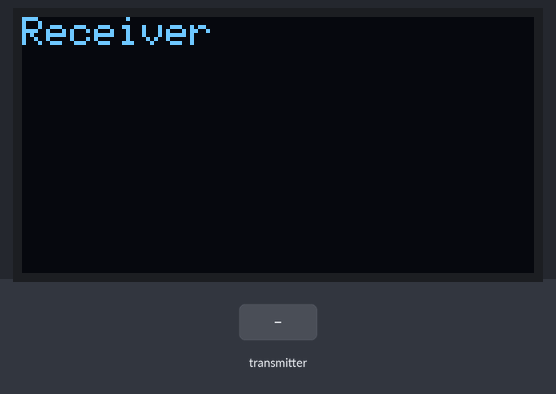
This sketch was run on a simulated Arduino Uno, built with avr-gcc and run on an emulated ATmega328P. Shown: 128×64 one-colour display. Inputs (shaded band) come from the test bench. No radio packets arrive unless stated; what the sketch prints to the serial monitor is not drawn.

Above: at 0.1 s.
At 3.2 s:
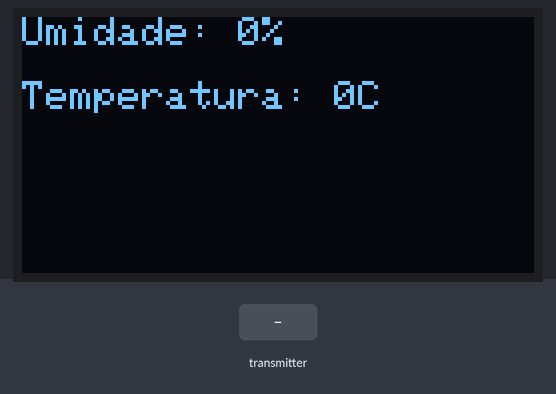
3.3 s: the transmitter starts sending h = 64
At 12.9 s:
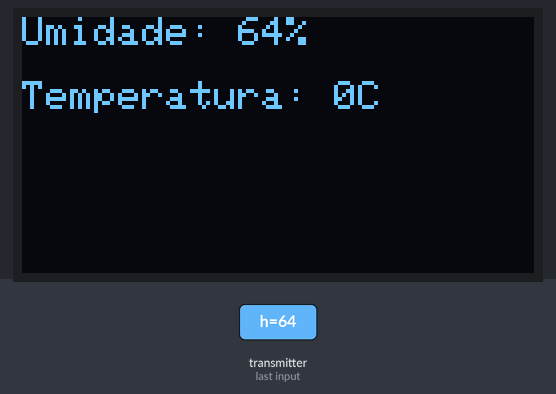
Timing chart, 0 to 14.4 s (numbered marks = the images above; inputs shaded):
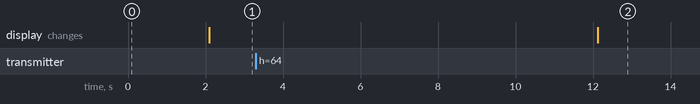

The sketch:

receptor.ino
```cpp
#include <SPI.h>
#include <nRF24L01.h>
#include <RF24.h>
#include <Wire.h>
#include <Adafruit_GFX.h>
#include <Adafruit_SSD1306.h>

#define SCREEN_WIDTH 128
#define SCREEN_HEIGHT 64

#define OLED_RESET -1 // Reset pin # (or -1 if sharing Arduino reset pin)
Adafruit_SSD1306 display(SCREEN_WIDTH, SCREEN_HEIGHT, &Wire, OLED_RESET);

const uint64_t pipeIn = 0xE8E8F0F0E1LL;
RF24 radio(9, 10);

struct MyData {
  byte h;
  byte t;
};

MyData data;

void setup() {
  Serial.begin(9600);
  radio.begin();

  if (!display.begin(SSD1306_SWITCHCAPVCC, 0x3C)) {
    Serial.println(F("SSD1306 allocation failed"));
    for (;;);
  }

  display.clearDisplay();
  display.setTextSize(1);
  display.setTextColor(SSD1306_WHITE);
  display.setCursor(0, 0);
  display.println(F("Receiver"));
  display.display();
  delay(2000);

  radio.setAutoAck(false);
  radio.setDataRate(RF24_250KBPS);
  radio.openReadingPipe(1, pipeIn);
  radio.startListening();
}

void recvData() {
  if (radio.available()) {
    radio.read(&data, sizeof(MyData));
  }
}

void loop() {
  recvData();

  Serial.print("Humidity: ");
  Serial.print(data.h);
  Serial.print("%, Temperature: ");
  Serial.print(data.t);
  Serial.println("C");

  display.clearDisplay();
  display.setCursor(0, 0);
  display.print("Umidade: ");
  display.print(data.h);
  display.println("%");

  display.setCursor(0, 16);
  display.print("Temperatura: ");
  display.print(data.t);
  display.println("C");

  display.display();

  delay(10000);
}
```

Measured:
- after the input at 3.3 s, the display: changes after 8.8 s (image 2)
